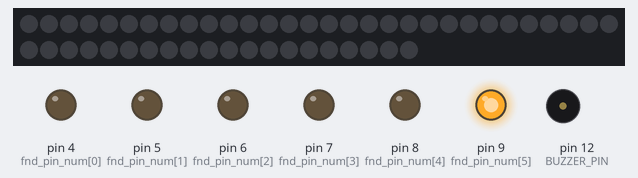
Bench run of a sketch on a simulated Arduino Uno, built with avr-gcc and run on an emulated ATmega328P. Shown: 50 RGB LEDs in strip order, left to right, continuing on the next row, output pins drawn as LEDs (lit = HIGH), buzzer (waves = sounding). What the sketch prints to the serial monitor is not drawn.

Above: at 2.0 s.
At 10.8 s:
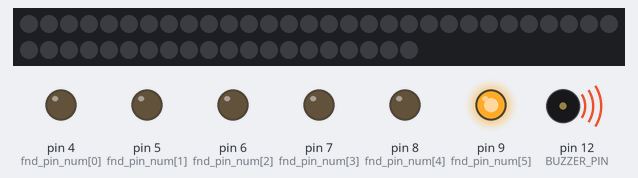
Timing chart, 0 to 12.8 s (numbered marks = the images above):
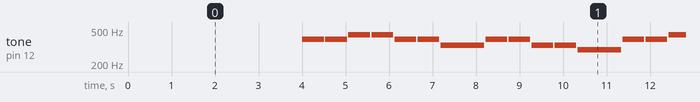

Measured:
- by itself, tone on pin 12 (BUZZER_PIN): plays 392 Hz for 0.50 s, 392 Hz for 0.50 s, 440 Hz for 0.50 s, 440 Hz for 0.50 s, 392 Hz for 0.50 s, 392 Hz for 0.50 s … (157 notes in this stretch)

The sketch:

alarm.ino
```cpp
#include <SoftwareSerial.h>
#include <Adafruit_NeoPixel.h>

#define PIN 11
#define LEDNUM 50

//부저 변수
const int BUZZER_PIN = 12;

const int C = 262;    //도
const int D = 294;    //레
const int E = 330;    //미
const int F = 349;    //파
const int G = 392;    //솔
const int A = 440;    //라
const int B = 493;    //시

typedef struct  {
  int tone;
  unsigned long delay;
} TAD; //Tone And Delay

//학교종이 땡땡땡
TAD music[] =
{
  {G, 100}, {G, 100}, {A, 100}, {A, 100}, {G, 100}, {G, 100}, {E, 200},
  {G, 100}, {G, 100}, {E, 100}, {E, 100}, {D, 200}, {G, 100}, {G, 100},
  {A, 100}, {A, 100}, {G, 100}, {G, 100}, {E, 200}, {G, 100}, {E, 100},
  {D, 100}, {E, 100}, {C, 200}
};

int musicLen;


//배터리 세그먼트 변수
int fnd_pin_num[] = {4, 5, 6, 7, 8, 9}; // 배터리 세그먼트 핀번호
int battery_segment[6][6] = { // 배터리 세그먼트 입력 배열
  {1, 1, 1, 1, 1, 0},
  {0, 1, 1, 1, 1, 1},
  {0, 0, 1, 1, 1, 1},
  {0, 0, 0, 1, 1, 1},
  {0, 0, 0, 0, 1, 1},
  {0, 0, 0, 0, 0, 1},
};


//네오픽셀을 사용하기 위해 객체 하나를 생성한다.
//첫번째 인자값은 네오픽셀의 LED의 개수
//두번째 인자값은 네오픽셀이 연결된 아두이노의 핀번호
//세번째 인자값은 네오픽셀의 타입에 따라 바뀌는 flag
Adafruit_NeoPixel strip = Adafruit_NeoPixel(LEDNUM, PIN, NEO_GRB + NEO_KHZ800);


SoftwareSerial btSerial(2, 3); //Tx = 2, Rx = 3
const int ledPin = 13;
char input;
char temp;
char E_temp;

String myString = "";//받는 문자열

const long interval = 3000; // 3초로 설정


int result = 0;
float vout = 0.0;
float vin = 0.0;
//float R1 = 100000.0; // resistance of R1 (100K) -see text!
//float R2 = 10000.0; // resistance of R2 (10K) - see text!
int volt_value = 0;


long readVcc() {
  // Read 1.1V reference against AVcc
  // set the reference to Vcc and the measurement to the internal 1.1V reference
#if defined(__AVR_ATmega32U4__) || defined(__AVR_ATmega1280__) || defined(__AVR_ATmega2560__)
  ADMUX = _BV(REFS0) | _BV(MUX4) | _BV(MUX3) | _BV(MUX2) | _BV(MUX1);
#elif defined (__AVR_ATtiny24__) || defined(__AVR_ATtiny44__) || defined(__AVR_ATtiny84__)
  ADMUX = _BV(MUX5) | _BV(MUX0);
#elif defined (__AVR_ATtiny25__) || defined(__AVR_ATtiny45__) || defined(__AVR_ATtiny85__)
  ADMUX = _BV(MUX3) | _BV(MUX2);
#else
  ADMUX = _BV(REFS0) | _BV(MUX3) | _BV(MUX2) | _BV(MUX1);
#endif

  delay(2); // Wait for Vref to settle
  ADCSRA |= _BV(ADSC); // Start conversion
  while (bit_is_set(ADCSRA, ADSC)); // measuring

  uint8_t low  = ADCL; // must read ADCL first - it then locks ADCH
  uint8_t high = ADCH; // unlocks both

  long result = (high << 8) | low;

  result = 1125300L / result; // Calculate Vcc (in mV); 1125300 = 1.1*1023*1000
  return result; // Vcc in millivolts
}

void loop() {

  //4V 이하

  delay(4000);
    pinMode(BUZZER_PIN, OUTPUT);
    musicLen = sizeof(music) / sizeof(TAD);

    for (int i = 0; i < musicLen; i++) {
      tone(BUZZER_PIN, music[i].tone);
      delay(music[i].delay * 5);

      noTone(BUZZER_PIN);
      delay(30);
    }
    noTone(BUZZER_PIN);
    delay(1000);


}

//배터리 표시 함수
void battery() {
  readVcc(); // 전압
  vin = readVcc();//두번째 체크

  if (5000 < vin) { // 5V 이상
    volt_value = 6;
  }
  else if (4700 < vin && vin <= 5000) {//4.7V~5V
    volt_value = 5;
  }
  else if (4500 < vin && vin <= 4700) { //4.5V~4.7V
    volt_value = 4;
  }
  else if (4000 < vin && vin <= 4500) { //4V~4.5V
    volt_value = 3;
  }
  else if (3500 < vin && vin <= 4000) { // 3.5V~4V
    volt_value = 2;
  }
  else if ( vin <= 3500) { //3.5V이하
    volt_value = 1;
  }


  for ( int fnd_pin = 0; fnd_pin < 6; fnd_pin++) {
    digitalWrite(fnd_pin_num[fnd_pin], battery_segment[volt_value - 1][fnd_pin]); //세그먼트 표시
  }

  Serial.println(volt_value);


  //4V 이하
  if (volt_value <= 2) {
    pinMode(BUZZER_PIN, OUTPUT);
    musicLen = sizeof(music) / sizeof(TAD);

    for (int i = 0; i < musicLen; i++) {
      tone(BUZZER_PIN, music[i].tone);
      delay(music[i].delay * 5);

      noTone(BUZZER_PIN);
      delay(30);
    }
    noTone(BUZZER_PIN);
    delay(1000);
  }
}


//전체 조명 끄는 함수
void colorWipe(uint32_t c, uint8_t wait) {

  for (uint16_t i = 0; i < strip.numPixels(); i++) {
    strip.setPixelColor(i, c);
    strip.show();
  }
  for (uint16_t i = 0; i < strip.numPixels(); i++) {
    strip.setPixelColor(i, 0);
    strip.show();
  }
}

void setup() {


  Serial.begin(9600);

  strip.begin(); //네오픽셀을 초기화하기 위해 모든LED를 off시킨다
  strip.setBrightness(30);
  strip.show();

  while (!Serial) {
    ; //시리얼 통신이 연결되어 있지 않다면 코드 실행을 멈추고 무한 반복.
  }
  //블루투스와 아두이노 통신속도 설정
  btSerial.begin(9600);

  //배터리 세그먼트 on
  for (int i = 4; i < 10; i++) {
    pinMode(i, OUTPUT);
  }

  battery();

}
```
